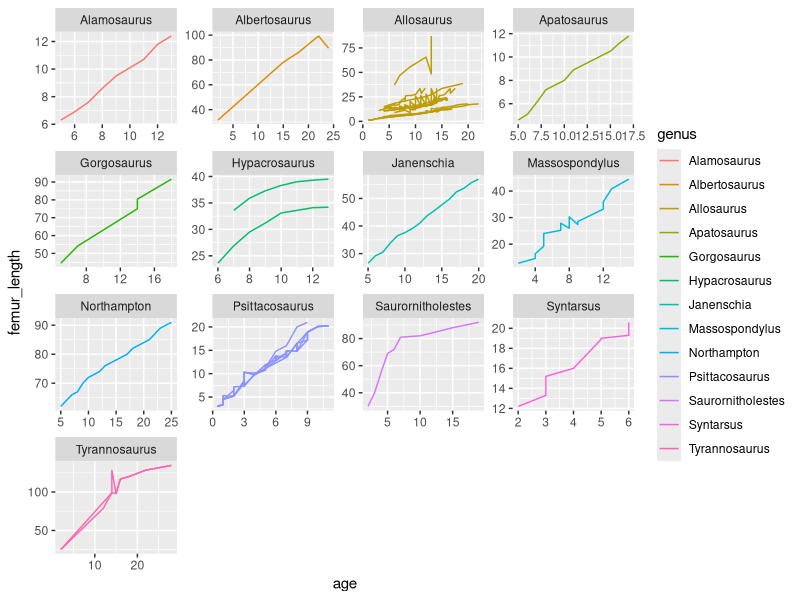
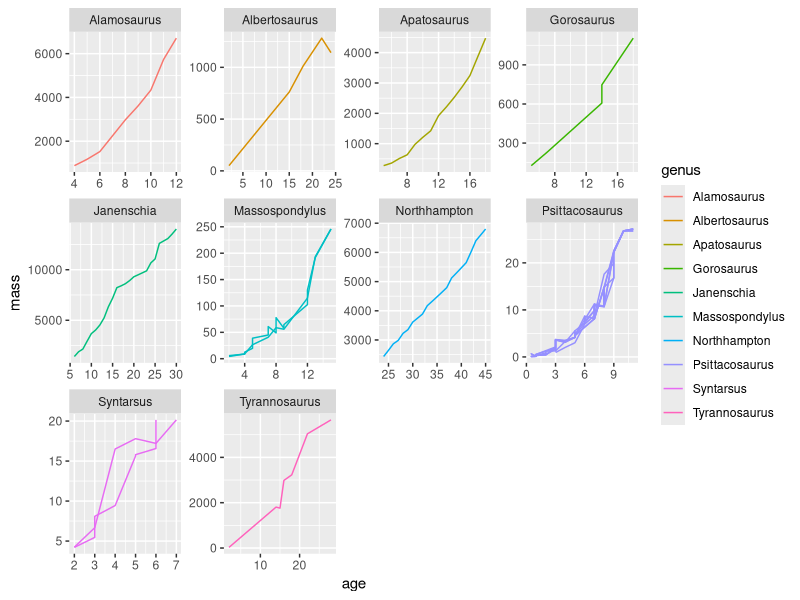

Generate these figures, in order, with R:
## ---- chunk 1
knitr::opts_chunk$set(echo = FALSE, warning = FALSE, message = FALSE)
## ---- chunk 2
library(tidyverse)
library(zoo)
library(stringr)

df1 <- readxl::read_excel('./Data//Dinosaur Age vs Femur Length.xlsx')

names(df1) = c('dinosaur', 'age', 'femur_length')

skips <- which(df1$dinosaur %>% is.na & df1$age %>% is.na)

df1 <- df1[-skips,] # removing blank rows from the data set

df1$dinosaur <- na.locf(df1$dinosaur) # filling na values with specimen

df1 <- df1 %>% mutate(genus = str_extract(dinosaur, "^[^\\s]+"))



df2 <- readxl::read_excel('./Data/Dinosaur Age vs Mass.xlsx')

names(df2) = c('dinosaur', 'age', 'mass')

skips <- which(df2$dinosaur %>% is.na & df2$age %>% is.na)

df2 <- df2[-skips,] # removing blank rows from the data set

df2$dinosaur <- na.locf(df2$dinosaur) # filling na values with dinosaur

df2 <- df2 %>% mutate(genus = str_extract(dinosaur, "^[^\\s]+"))
## ---- chunk 3
df1 %>% #filter(genus != 'janenschia') %>% 
ggplot(aes(x = age, y = femur_length, color = genus, group = dinosaur)) +
  geom_line() +
  #geom_smooth(se = FALSE) +
  facet_wrap(~genus, scales = 'free')
## ---- chunk 4
df2 %>%# filter(genus != 'Janenschia') %>% 
  ggplot(aes(x = age, y = mass, color = genus, group = dinosaur)) +
  geom_line() +
  #geom_smooth(se = FALSE) +
  facet_wrap(~genus, scales = 'free')
## ---- chunk 5

T.rex <- filter(df2, dinosaur =='Tyrannosaurus rex')

fit <- nls(data = T.rex, mass ~ a / (1 + exp(-b*(age-c))), start = list(a = 2000, b = .3, c = 2))


